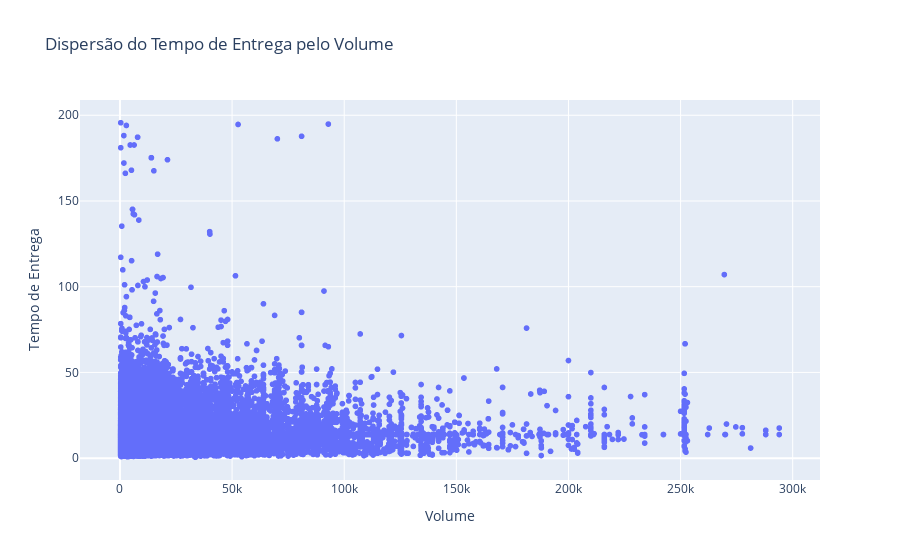

Notebook source saved alongside this figure:
### Code cell
fig = px.scatter(df_dimensao, x='volume', y='delivery_time',
                 labels={'volume': 'Volume', 'delivery_time': 'Tempo de Entrega'},
                 title='Dispersão do Tempo de Entrega pelo Volume')

fig.show()

### Figure 1 — Plotly figure (JSON) as saved in the notebook; plotly's stock layout.template omitted (floating-point values rounded to 4 significant figures; data arrays with more than 128 entries replaced by an {"elided": "..."} marker saying what was removed)
{"data": [{"hovertemplate": "Volume=%{x}<br>Tempo de Entrega=%{y}<extra></extra>", "legendgroup": "", "marker": {"color": "#636efa", "symbol": "circle"}, "mode": "markers", "name": "", "showlegend": false, "type": "scattergl", "x": {"elided": "67822 int values"}, "xaxis": "x", "y": {"elided": "67822 float values"}, "yaxis": "y"}], "layout": {"legend": {"tracegroupgap": 0}, "title": {"text": "Dispersão do Tempo de Entrega pelo Volume"}, "xaxis": {"anchor": "y", "domain": [0, 1], "title": {"text": "Volume"}}, "yaxis": {"anchor": "x", "domain": [0, 1], "title": {"text": "Tempo de Entrega"}}}}
